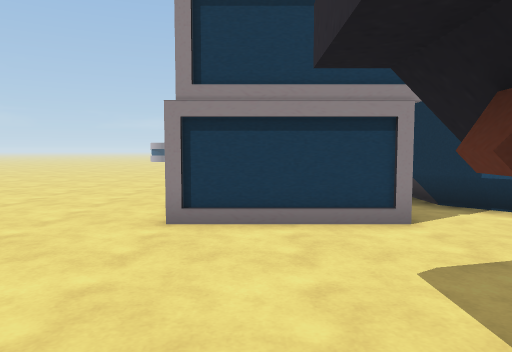
view 1 (above)

20 first-person views from a walk through a scene from a Unity 3-D project. The camera is 1.2 m above the floor, tilts 4° down and sees 70° across. Doors are open. The floor is counted in squares, 1 m on a side. Each view is taken from the middle of a square. On the plan, view 1 faces up. The plan holds only what a view shows up to about 15 squares ahead; the rest is blank. The place goes on beyond the plan. The player character is not drawn.

view 2
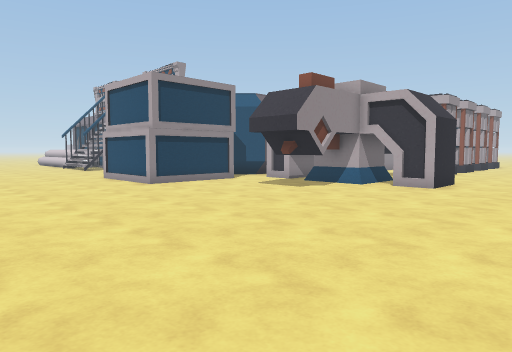

view 3
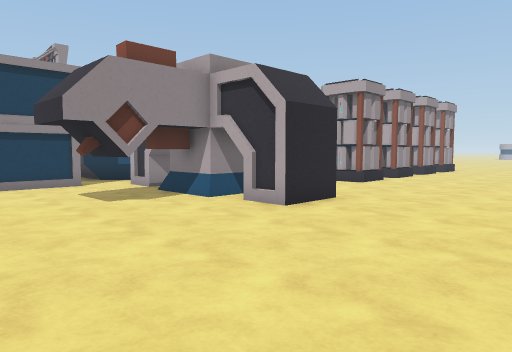

view 4
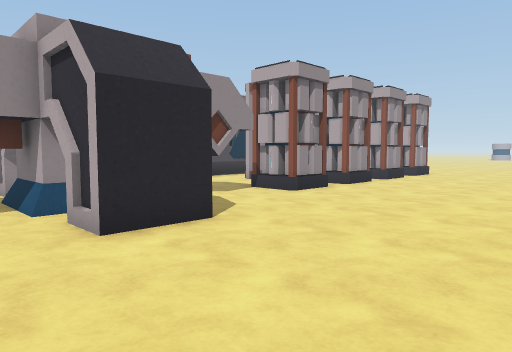

view 5
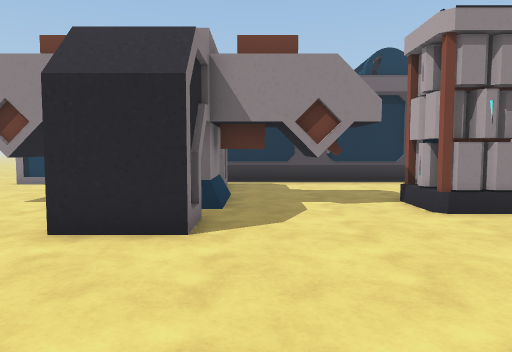

view 6
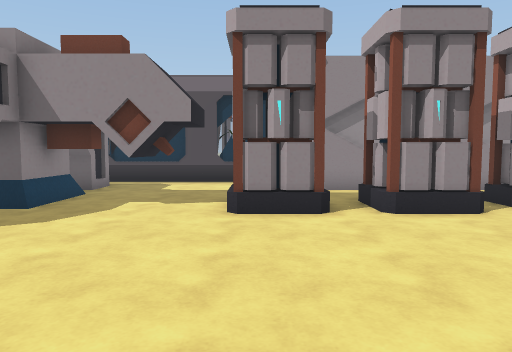

view 7
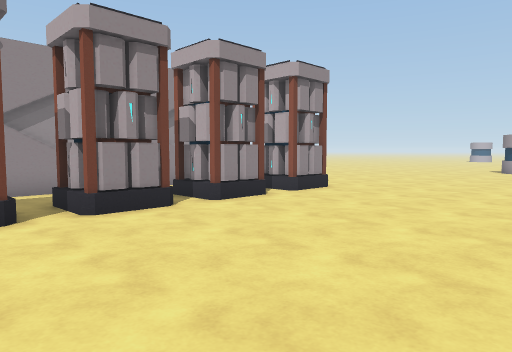

view 8
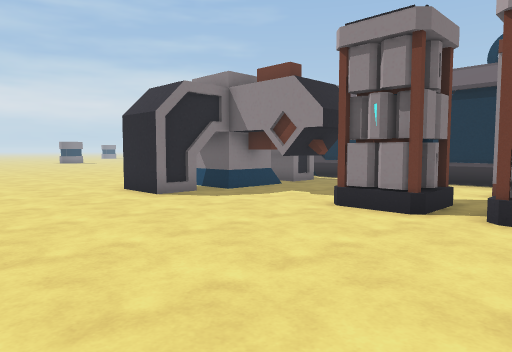

view 9
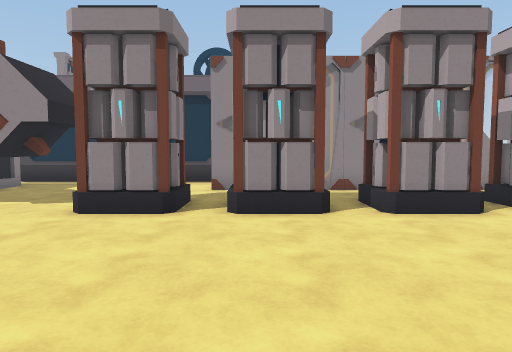

view 10
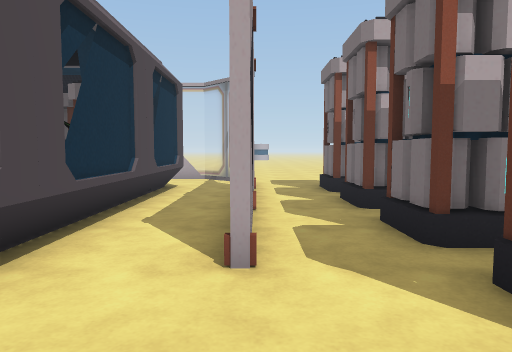

view 11
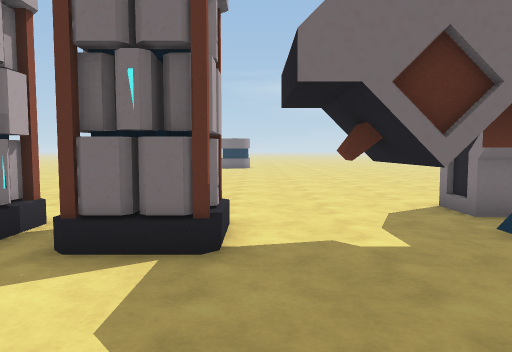

view 12
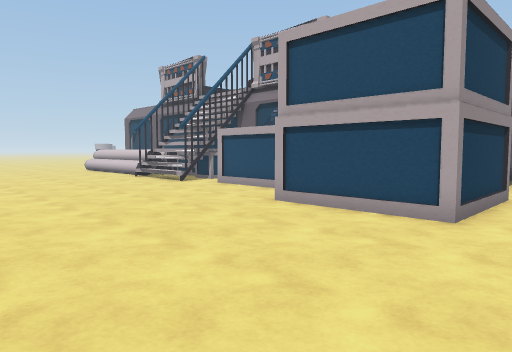

view 13
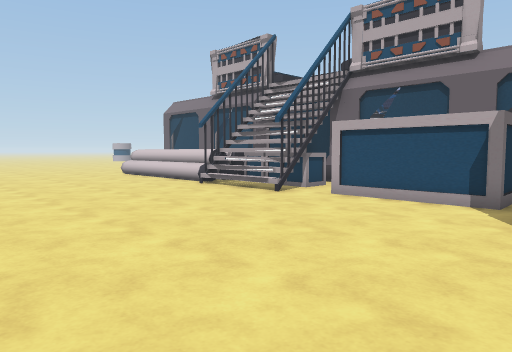

view 14
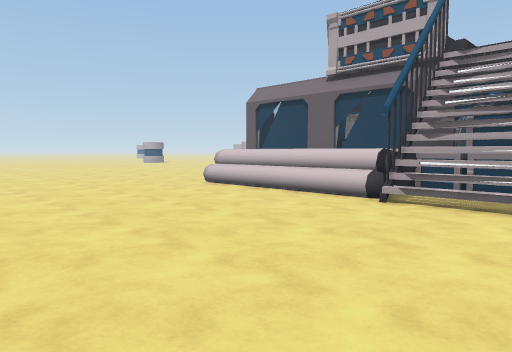

view 15
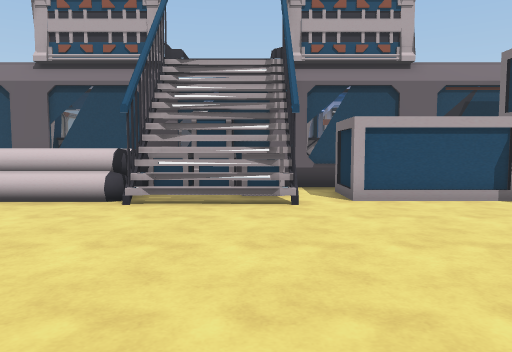

view 16
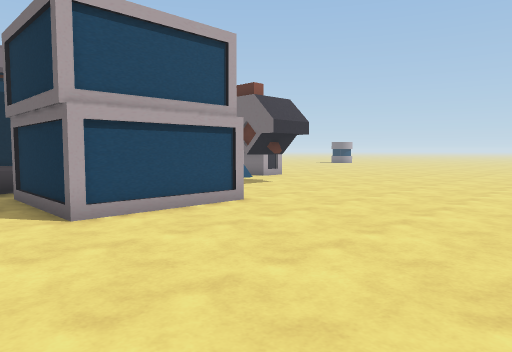

view 17
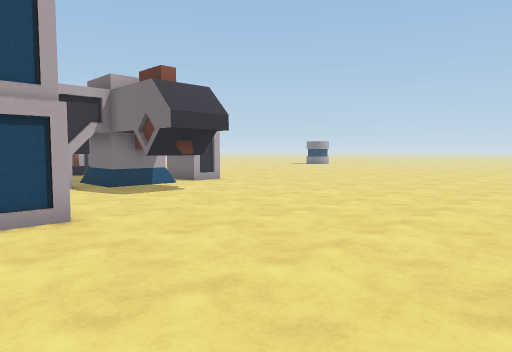

view 18
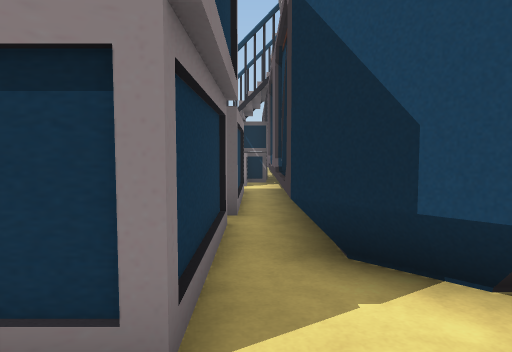

view 19
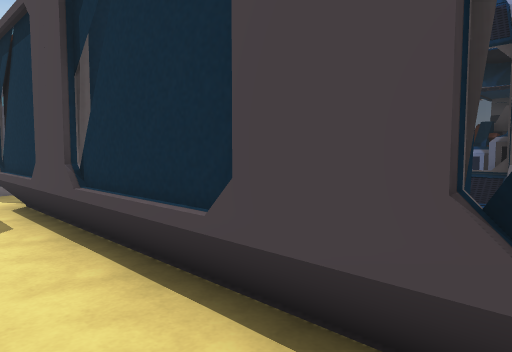

view 20
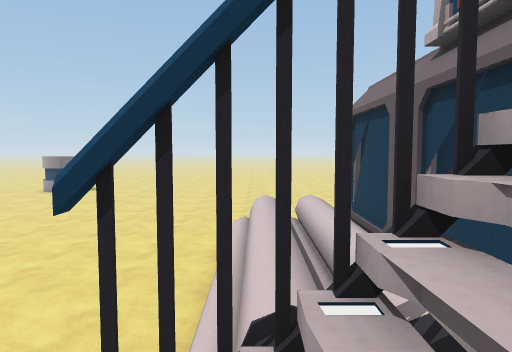

### Floor plan
Key: @ floor where view 1 was taken; # wall or solid block; . main floor; : floor 4.25 m higher than the main floor; / step, stairs or slope; = window, fence, low wall or low ledge; v drop or lower ground; B battery; T thing the floor can be seen under or through; C container; O other object.
Columns run from 8 left of view 1 to 18 right of it. Each row starts with its distance up from view 1.
 28   ........  #
 27   .......OOO#
 26   .......OOO/
 25   .......OOOO
 24  ........OOO#
 23  ........OOOO
 22  ........OOO/
 21  ........OOO/
 20  ......./#v##
 19  ......./////
 18  ......./////
 17 ........////:      OO
 16 ......../#O##      #C
 15 .........OO=#      CC
 14 .........O O#       C
 13 .........O O/
 12 .........O ##
 11 .........OO##
 10  ......OOOO.=
  9 .......O  O.O
  8 .......O  O.#             B
  7  ......O  O.##===#OO=#OO=#=
  6  ......OOOO................
  5  ...........###............
  4 ............###......======
  3  ........##.###.TT.........
  2  ........######TTT.BB.BB.BB
  1  ........##.###.TT.BB.BB.BB
  0  .......@...###....BB.BB.BB
 -1  ...........###............
 -2  ...........###............
 -3  ..........................
 -4  ..........................
 -5   .........................
 -6 .  ........................
 -7    ....   . ......... .. ..

Where each view was taken, in squares from view 1:
view 1: 0 up, 0 right, facing up
view 2: 6 down, 8 left, facing up-right
view 3: 7 down, 2 left, facing up-right
view 4: 7 down, 2 right, facing up-right
view 5: 7 down, 7 right, facing up
view 6: 7 down, 11 right, facing up
view 7: 7 down, 11 right, facing up-right
view 8: 7 down, 15 right, facing up-left
view 9: 7 down, 14 right, facing up
view 10: 4 up, 9 right, facing right
view 11: 6 up, 10 right, facing down
view 12: 4 up, 8 left, facing up-right
view 13: 9 up, 8 left, facing up-right
view 14: 16 up, 8 left, facing up-right
view 15: 17 up, 8 left, facing right
view 16: 12 up, 8 left, facing down-right
view 17: 8 up, 8 left, facing down-right
view 18: 4 up, 3 right, facing up
view 19: 5 up, 14 right, facing up-left
view 20: 18 up, 1 right, facing up
